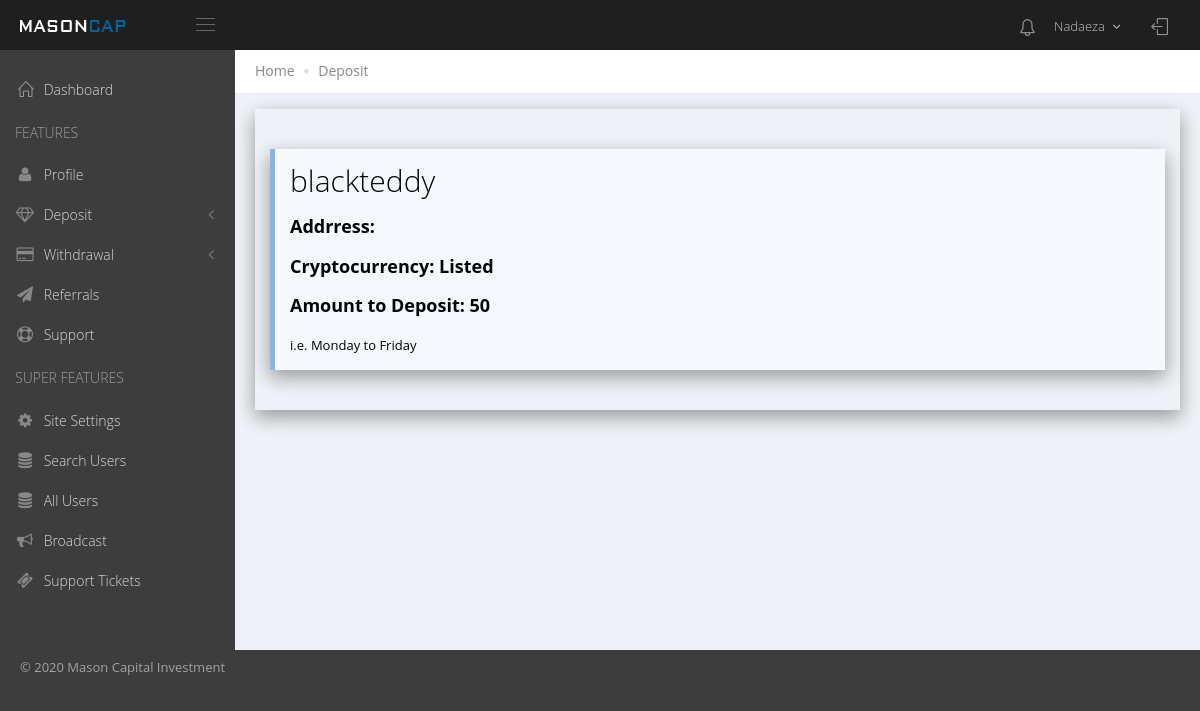
Screenshot of /dashboard/deposit.php (signed in) with the database file from the repository.
### tables this page shows
CREATE TABLE `users` (
  `id` int(11) NOT NULL,
  `username` varchar(100) NOT NULL,
  `email` varchar(500) NOT NULL,
  `password` varchar(500) NOT NULL,
  `referral` varchar(200) NOT NULL,
  `bank_account_number` varchar(200) NOT NULL,
  `bank_account_name` varchar(200) NOT NULL,
  `bank_account_type` varchar(200) NOT NULL,
  `phone` varchar(200) NOT NULL,
  `bank` varchar(200) NOT NULL,
  `bank_active` varchar(200) NOT NULL DEFAULT 'No',
  `paypal_id` varchar(200) NOT NULL,
  `paypal_active` varchar(10) NOT NULL,
  `bitcoin_address` varchar(200) NOT NULL,
  `bitcoin_active` varchar(10) NOT NULL,
  `country` varchar(250) NOT NULL,
  `level` enum('user','admin','super_admin') NOT NULL DEFAULT 'user',
  `reset_link` varchar(250) NOT NULL,
  `joined` datetime NOT NULL
);

CREATE TABLE `incoming` (
  `id` int(11) NOT NULL,
  `activityID` int(11) NOT NULL,
  `uid` int(11) NOT NULL,
  `username` varchar(200) NOT NULL,
  `amount` int(11) NOT NULL,
  `type` varchar(50) NOT NULL,
  `status` enum('Pending','Completed') NOT NULL DEFAULT 'Pending',
  `date` datetime NOT NULL
);

### dashboard/deposit.php (the view, shortened to what the rows shown need)
<?php
include_once("../class/db.php");
include_once("../class/html.php");
include_once("../class/process.php");
include_once("../class/session.php");
$db = new db();
$html = new html($db);
$session = new session($db);
$output = '';
$error = '';
		if (!$session->sessionCheck("userSessionID")){
			header("location: ".URL."login");
			exit();
		}
		else {
		$userSessionID = $db->cleanData($session->getSession("userSessionID"));
		}
		$db->runQuery("SELECT * FROM users WHERE id = '$userSessionID'");
		$fetch = $db->getData();
		$uid = $fetch["id"];
$title = siteName.' ::: Deposit ';
?>
<?php
			$db->runQuery("SELECT * FROM incoming WHERE uid = '$uid' AND status = 'Completed' ORDER BY id DESC LIMIT 1");
			if ($db->numRows() < 1) {
				$output = '
											<div class="admin-search-action-wrap">
												<div></div>
												<h3> New Deposit </h3>
												'.$error.'
												<form action="" method="post">
													<div class="form-group">
													<label>Enter amount in Dollar($)</label>
													<input type="text" name="amount" class="form-control" placeholder="Amount to Deposit in Dollar"/>
													</div>
													<div class="form-group">
													<label>Select wallet to make deposit</label>
													<select class="form-control form-select" name="type"  >
													<option >Select payment Type</option>
													<option value="BTC">Bitcoin</option>
													<option value="ETH">Ethereum</option>
													</select>
													</div>
													<div class="margiv-top-10">
													<button class="btn green btn-wrap green-btn btn-bordered btn-padded-sm" name="deposit">  Make Payment  </button>
												</form>
											</div>
											';
									}
									else{
										$output = '
											<div class="admin-search-action-wrap">
												<div id="error-schedule"></div>
												<h3>  </h3>';
												while ($row = $db->getData()){
													$username = $row["username"];
													$output .= '<div class="note note-info box-shadowed ">
													<h2>'.$username.'</h2>
														<h4 class="block">
														<strong>
														  Addrress: '.$row["address"].'
														</strong>
														<br>
														<br>
														<strong>
														  Cryptocurrency:  '.$row["type"].'
														</strong>
														<br>
														<br>
														<strong>
														  Amount to Deposit: '.$row["amount"].'
														</strong>
														</h4>
														<p style=""> i.e. Monday to Friday<br/></p>
													</div>';
												}
										$output .='	</div>';
										}
?>
<?php
echo $html->dashboardHead('<link href="'.URL.'css/invoice.min.css" rel="stylesheet" type="text/css" />', $title, '', '');
echo $html->dashboardHeader();
?>
                <div class="page-content-wrapper">
                    <div class="page-content">
          				<?php echo $output; ?>
						</div>
                </div>
<?php echo $html->dashboardFooter(''); ?>

### class/html.php (shortened to what the rows shown need)
<?php
include_once('db.php');
include_once('session.php');
class html {
    private $db;
	private $session;
    public function __construct($db){
        $this->db = $db;
		$this->session = new session(db);
    }
	public function dashboardHead($css, $title, $desc, $keywords){
		if ($desc === "") {
			$desc = siteDesc;
			}
		if ($keywords === "") {
			$keywords = siteKeywords;
			}
		$dashboardHead = '<!DOCTYPE html>
				<html lang="en">
					<head>
        <meta charset="utf-8" />
        <title>'.$title.'</title>
        <meta http-equiv="X-UA-Compatible" content="IE=edge">
        <meta content="width=device-width, initial-scale=1" name="viewport" />
        <meta content="'.$desc.'" name="description" />
        <meta content="'.$keywords.'" name="keywords" />
        <link href="'.URL.'plugins/font-awesome/css/font-awesome.min.css" rel="stylesheet" type="text/css" />
        <link href="'.URL.'plugins/simple-line-icons/simple-line-icons.min.css" rel="stylesheet" type="text/css" />
        <link href="'.URL.'plugins/bootstrap/css/bootstrap.css" rel="stylesheet" type="text/css" />
        <link href="'.URL.'plugins/bootstrap-switch/css/bootstrap-switch.min.css" rel="stylesheet" type="text/css" />
        <link href="'.URL.'plugins/morris/morris.css" rel="stylesheet" type="text/css" />
        <link href="'.URL.'plugins/datatables/datatables.min.css" rel="stylesheet" type="text/css" />
        <link href="'.URL.'plugins/datatables/plugins/bootstrap/datatables.bootstrap.css" rel="stylesheet" type="text/css" />
        <link href="'.URL.'css/components.min.css" rel="stylesheet" id="style_components" type="text/css" />
        <link href="'.URL.'css/plugins.min.css" rel="stylesheet" type="text/css" />
        <link href="'.URL.'css/layout.min.css" rel="stylesheet" type="text/css" />
        <link href="'.URL.'css/themes/default.css" rel="stylesheet" type="text/css" id="style_color" />
		<link rel="shortcut icon" href="'.URL.'images/favicon.png" />
		'.$css.'
		<link rel="stylesheet" type="text/css" href="'.URL.'css/main.css" />
		</head>
		<body class="page-header-fixed page-sidebar-closed-hide-logo page-container-bg-solid page-content-white">
        <div class="page-wrapper">
		';
		return $dashboardHead;
		}
		public function dashboardHeader() {
		$dashboardHeader = '<div class="page-header navbar navbar-fixed-top">
                <div class="page-header-inner">';
		$dashboardHeader .= '
                    <div class="page-logo">
                        <a href="'.URL.'"> </a>
						<img src="'.URL.'/images/d_logo.png" alt="logo" class="logo-default" /> </a>
                        <div class="menu-toggler sidebar-toggler">
                            <span></span>
                        </div>
                    </div>
                    ';
		$dashboardHeader .= '
		<a href="javascript:;" class="menu-toggler responsive-toggler" data-toggle="collapse" data-target=".navbar-collapse"><span></span></a>
       	';
		$userSessionID = $this->db->cleanData($this->session->getSession("userSessionID"));
		$this->db->runQuery("SELECT username, level FROM users WHERE id = '$userSessionID'");
		$fetch = $this->db->getData();
		$username = $fetch["username"];
		$level = $fetch["level"];
		if ($level === "user") {
			$this->db->runQuery("SELECT id FROM support WHERE uid = '$userSessionID' AND username = 'Admin' AND (user_view_status = '0')");
			if ($this->db->numRows() > 0) 	{
			$totalUnread = '<span class="badge badge-default">'.$this->db->numRows().'</span>';
			}
			else {
				$totalUnread = '';
				}
			$notif = ' <a href="'.URL.'dashboard/support" class="dropdown-toggle" >
                                    <i class="icon-bell"></i>
                                    '.$totalUnread.'
                                </a>';
			}
			else {
				$this->db->runQuery("SELECT id FROM support WHERE username != 'Admin' AND admin_view_status = '0'");
				if ($this->db->numRows() > 0) 	{
			$totalUnread = '<span class="badge badge-default">'.$this->db->numRows().'</span>';
			}
			else {
				$totalUnread = '';
				}
				$notif = ' <a href="'.URL.'dashboard/view_support_tickets" class="dropdown-toggle" >
                                    <i class="icon-bell"></i>
                                    '.$totalUnread.'
                                </a>';
				}
		$dashboardHeader .= '
                    <div class="top-menu">
                        <ul class="nav navbar-nav pull-right">
                            <li class="dropdown dropdown-extended dropdown-notification" id="header_notification_bar">
                               '.$notif.'
                            </li>
                            <li class="dropdown dropdown-user">
                                <a href="javascript:;" class="dropdown-toggle" data-toggle="dropdown" data-hover="dropdown" data-close-others="true">
                                    <span class="username username-hide-on-mobile">'.ucfirst($fetch["username"]).'</span>
                                    <i class="fa fa-angle-down"></i>
                                </a>
                                <ul class="dropdown-menu dropdown-menu-default">
                                    <li>
                                        <a href="'.URL.'dashboard/profile">
                                            <i class="icon-user"></i> My Profile </a>
                                    </li>
                                    <li class="divider"> </li>
                                    <li>
                                        <a href="'.URL.'dashboard/logout">
                                            <i class="icon-key"></i> Log Out </a>
                                    </li>
                                </ul>
                            </li>
                            <li class="dropdown dropdown-quick-sidebar-toggler">
                                <a href="'.URL.'" class="dropdown-toggle">
                                    <i class="icon-logout"></i>
                                </a>
                            </li>
                        </ul>
                    </div>
                    ';
		$dashboardHeader .= '</div>
            </div>
            <div class="clearfix"> </div>
			<div class="page-container">
			';
		return $dashboardHeader;
		}
	public function dashboardFooter($addScript) {
		$dashboardFooter = '
		</div>
                <div class="page-footer-inner" > &copy; '.date("Y").' '.siteName.'</div>
		</div>
		<script src="'.URL.'plugins/respond.min.js"></script>
		<script src="'.URL.'plugins/excanvas.min.js"></script>
		<script src="'.URL.'plugins/ie8.fix.min.js"></script>
        <script src="'.URL.'plugins/jquery.min.js" type="text/javascript"></script>
        <script src="'.URL.'plugins/bootstrap/js/bootstrap.min.js" type="text/javascript"></script>
        <script src="'.URL.'plugins/js.cookie.min.js" type="text/javascript"></script>
        <script src="'.URL.'plugins/jquery-slimscroll/jquery.slimscroll.min.js" type="text/javascript"></script>
        <script src="'.URL.'plugins/jquery.blockui.min.js" type="text/javascript"></script>
        <script src="'.URL.'plugins/bootstrap-switch/js/bootstrap-switch.min.js" type="text/javascript"></script>
        <script src="'.URL.'plugins/moment.min.js" type="text/javascript"></script>
        <script src="'.URL.'plugins/bootstrap-daterangepicker/daterangepicker.min.js" type="text/javascript"></script>
        <script src="'.URL.'plugins/morris/morris.min.js" type="text/javascript"></script>
        <script src="'.URL.'plugins/morris/raphael-min.js" type="text/javascript"></script>
        <script src="'.URL.'plugins/counterup/jquery.waypoints.min.js" type="text/javascript"></script>
        <script src="'.URL.'plugins/counterup/jquery.counterup.min.js" type="text/javascript"></script>
        <script src="'.URL.'plugins/amcharts/amstockcharts/amstock.js" type="text/javascript"></script>
        <script src="'.URL.'plugins/fullcalendar/fullcalendar.min.js" type="text/javascript"></script>
        <script src="'.URL.'plugins/horizontal-timeline/horizontal-timeline.js" type="text/javascript"></script>
        <script src="'.URL.'scripts/app.min.js" type="text/javascript"></script>
        <script src="'.URL.'scripts/dashboard.min.js" type="text/javascript"></script>
        <script src="'.URL.'scripts/layout.min.js" type="text/javascript"></script>
        <script src="'.URL.'scripts/demo.min.js" type="text/javascript"></script>
        <script src="'.URL.'scripts/quick-sidebar.min.js" type="text/javascript"></script>
        <script src="'.URL.'scripts/quick-nav.min.js" type="text/javascript"></script>
        <script src="'.URL.'scripts/datatable.js" type="text/javascript"></script>
        <script src="'.URL.'plugins/datatables/datatables.min.js" type="text/javascript"></script>
        <script src="'.URL.'plugins/datatables/plugins/bootstrap/datatables.bootstrap.js" type="text/javascript"></script>
        <script src="'.URL.'scripts/app.min.js" type="text/javascript"></script>
        <script src="'.URL.'scripts/table-datatables-managed.min.js" type="text/javascript"></script>
		'.$addScript.'
		<script src="'.URL.'scripts/main.js" type="text/javascript"></script>
    	</body></html> ';
		return $dashboardFooter;
		}
}

### rows the page displays
users: username "Nadaeza"
incoming: username "blackteddy", type "Listed", amount "50"

### other values shown
siteName "Mason Capital Investment"
